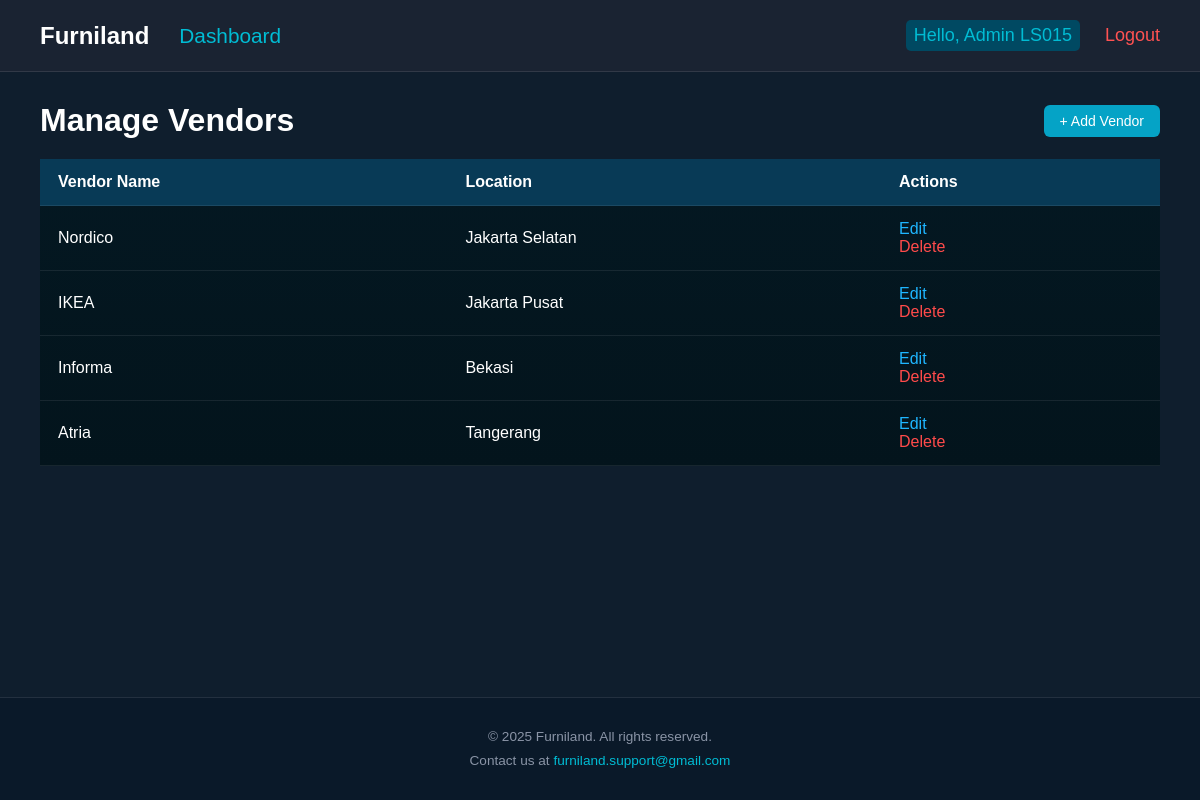
The page /manage_vendor.php (signed in) on the database its author committed.
### tables this page shows
CREATE TABLE `vendors` (
  `vendorID` int(10) NOT NULL,
  `vendorName` varchar(20) DEFAULT NULL,
  `location` varchar(100) DEFAULT NULL
);

### manage_vendor.php (the view, shortened to what this page needs)
<?php
include "includes/connect.php";
include "includes/header.php";
$result = mysqli_query($conn, "SELECT * FROM vendors");
?>
<link rel="stylesheet" href="assets/style.css?v=4">
<main class="admin-page">
    <div class="page-header">
        <h1>Manage Vendors</h1>
        <a href="add_vendor.php" class="btn-add">+ Add Vendor</a>
    </div>
    <table class="vendor-table">
        <thead>
            <tr>
                <th>Vendor Name</th>
                <th>Location</th>
                <th>Actions</th>
            </tr>
        </thead>
        <tbody>
            <?php while ($v = mysqli_fetch_assoc($result)) { ?>
            <tr>
                <td><?= $v['vendorName'] ?></td>
                <td><?= $v['location'] ?></td>
                <td class="actions">
                    <a href="edit_vendor.php?id=<?= $v['vendorID'] ?>" class="edit-link">Edit</a><br>
                    <a href="delete_vendor.php?id=<?= $v['vendorID'] ?>" class="delete-link"
                       onclick="return confirm('Delete this vendor?')">Delete</a>
                </td>
            </tr>
            <?php } ?>
        </tbody>
    </table>
</main>
<?php include "includes/footer.php"; ?>

### assets/style.css (style rules this page uses)
* { font-family: 'Segoe UI', Tahoma, Geneva, Verdana, sans-serif; }
main { max-width: 1400px; margin: 0 auto; }
* { box-sizing: border-box; font-family: Arial, sans-serif; margin: 0; padding: 0; }
.admin-page { width: 100%; padding: 30px 40px; box-sizing: border-box; color: #fff; }
.page-header { display: flex; justify-content: space-between; align-items: center; margin-bottom: 20px; }
.btn-add { background: #05a3c6; color: #fff; padding: 8px 16px; border-radius: 6px; text-decoration: none; font-size: 14px; }
.vendor-table { width: 100%; border-collapse: collapse; background: linear-gradient(180deg, #041822, #03141c); }
.vendor-table thead { background: #083a56; }
.vendor-table th, .vendor-table td { padding: 14px 18px; text-align: left; }
.vendor-table tr { border-bottom: 1px solid rgba(255, 255, 255, 0.08); }
.actions { text-align: left; }
.edit-link { color: #1fb6ff; text-decoration: none; }
.delete-link { color: #ff4b4b; text-decoration: none; }

### rows shown on the page
vendors: vendorName "Nordico", location "Jakarta Selatan"
vendors: vendorName "IKEA", location "Jakarta Pusat"
vendors: vendorName "Informa", location "Bekasi"
vendors: vendorName "Atria", location "Tangerang"

### other values the page prints
$username "LS015"
